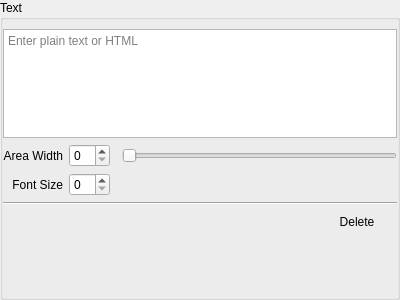
<?xml version="1.0" encoding="UTF-8"?>
<ui version="4.0">
 <class>TextOverlaySettingsWidget</class>
 <widget class="QWidget" name="TextOverlaySettingsWidget">
  <property name="geometry">
   <rect>
    <x>0</x>
    <y>0</y>
    <width>400</width>
    <height>300</height>
   </rect>
  </property>
  <layout class="QVBoxLayout" name="verticalLayout">
   <property name="leftMargin">
    <number>0</number>
   </property>
   <property name="topMargin">
    <number>0</number>
   </property>
   <property name="rightMargin">
    <number>0</number>
   </property>
   <property name="bottomMargin">
    <number>0</number>
   </property>
   <item>
    <widget class="QGroupBox" name="groupBox">
     <property name="title">
      <string>Text</string>
     </property>
     <property name="flat">
      <bool>true</bool>
     </property>
     <layout class="QGridLayout" name="gridLayout">
      <property name="leftMargin">
       <number>0</number>
      </property>
      <property name="rightMargin">
       <number>0</number>
      </property>
      <item row="4" column="0" colspan="4">
       <layout class="QHBoxLayout" name="horizontalLayout_3">
        <item>
         <spacer name="horizontalSpacer_4">
          <property name="orientation">
           <enum>Qt::Horizontal</enum>
          </property>
          <property name="sizeHint" stdset="0">
           <size>
            <width>40</width>
            <height>20</height>
           </size>
          </property>
         </spacer>
        </item>
        <item>
         <widget class="QPushButton" name="deleteButton">
          <property name="focusPolicy">
           <enum>Qt::NoFocus</enum>
          </property>
          <property name="text">
           <string>Delete</string>
          </property>
          <property name="flat">
           <bool>true</bool>
          </property>
         </widget>
        </item>
       </layout>
      </item>
      <item row="2" column="1">
       <widget class="QSpinBox" name="fontSizeSpinBox"/>
      </item>
      <item row="1" column="1">
       <widget class="QSpinBox" name="widthSpinBox"/>
      </item>
      <item row="2" column="0">
       <widget class="QLabel" name="fontSizeLabel">
        <property name="text">
         <string>Font Size</string>
        </property>
        <property name="alignment">
         <set>Qt::AlignRight|Qt::AlignTrailing|Qt::AlignVCenter</set>
        </property>
        <property name="buddy">
         <cstring>fontSizeSpinBox</cstring>
        </property>
       </widget>
      </item>
      <item row="0" column="0" colspan="4">
       <widget class="QPlainTextEdit" name="plainTextEdit">
        <property name="placeholderText">
         <string>Enter plain text or HTML</string>
        </property>
       </widget>
      </item>
      <item row="1" column="0">
       <widget class="QLabel" name="widthLabel">
        <property name="text">
         <string>Area Width</string>
        </property>
        <property name="alignment">
         <set>Qt::AlignRight|Qt::AlignTrailing|Qt::AlignVCenter</set>
        </property>
        <property name="buddy">
         <cstring>widthSpinBox</cstring>
        </property>
       </widget>
      </item>
      <item row="1" column="3">
       <widget class="QSlider" name="widthSlider">
        <property name="orientation">
         <enum>Qt::Horizontal</enum>
        </property>
       </widget>
      </item>
      <item row="2" column="3">
       <spacer name="horizontalSpacer">
        <property name="orientation">
         <enum>Qt::Horizontal</enum>
        </property>
        <property name="sizeHint" stdset="0">
         <size>
          <width>40</width>
          <height>20</height>
         </size>
        </property>
       </spacer>
      </item>
      <item row="5" column="0" colspan="4">
       <spacer name="verticalSpacer">
        <property name="orientation">
         <enum>Qt::Vertical</enum>
        </property>
        <property name="sizeHint" stdset="0">
         <size>
          <width>20</width>
          <height>138</height>
         </size>
        </property>
       </spacer>
      </item>
      <item row="3" column="0" colspan="4">
       <widget class="Line" name="line">
        <property name="orientation">
         <enum>Qt::Horizontal</enum>
        </property>
       </widget>
      </item>
     </layout>
    </widget>
   </item>
  </layout>
 </widget>
 <tabstops>
  <tabstop>plainTextEdit</tabstop>
  <tabstop>widthSpinBox</tabstop>
  <tabstop>widthSlider</tabstop>
  <tabstop>fontSizeSpinBox</tabstop>
 </tabstops>
 <resources/>
 <connections/>
</ui>
